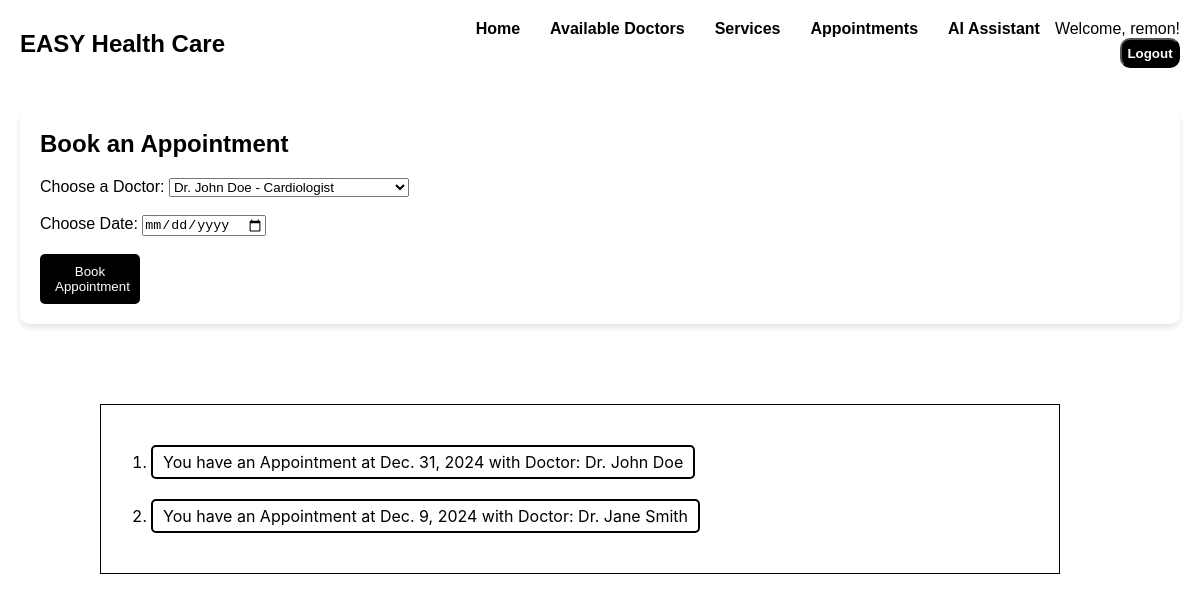
Screenshot of /appointment (signed in) with the database file from the repository.
### main_site/models.py (models this page shows, shortened)
class BookAppointment(models.Model):
    user = models.ForeignKey(User, on_delete=models.CASCADE, related_name="user_appointments")
    doc_name = models.CharField(max_length=50)
    app_date = models.DateField()
    timestamp = models.DateField(default=now)

### main_site/views.py (the view)
# urls.py: path('appointment', views.appointment, name="Appointment")
def appointment(requests):
    if requests.method == "POST":
        user = requests.user
        doctor = requests.POST.get('doctor')
        app_date = requests.POST.get('date')
        book_app = BookAppointment.objects.create(user=user, doc_name=doctor, app_date=app_date)
        return redirect('/appointment')
    user = requests.user
    my_appointment  = user.user_appointments.all()
    context = {
        "appointments": my_appointment,
    }
    return render(requests, 'appointments.html',  context=context)

### templates/appointments.html (shortened to what this page needs)
{% load static %}
<!DOCTYPE html>
<html lang="en">
<head>
    <link rel="stylesheet" href="{% static "styles.css" %}">
    <link rel="stylesheet" href="{% static "appointment_styles.css" %}">
</head>
<body>
    <nav class="navbar">
        <div class="navbar-content">
            <h1>EASY Health Care</h1>
            <ul>
                <li><a href="/">Home</a></li>
                <li><a href="/#doctors">Available Doctors</a></li>
                <li><a href="/#services">Services</a></li>
                <li><a href="/appointment">Appointments</a></li>
                <li><a href="/assistant">AI Assistant</a></li>
                {% if user.is_authenticated %}
        <div class="user_info">
            <span>Welcome, {{ user.username }}!</span>
            <form method="post" action="/logout">
                <input type="submit" value="Logout">
            </form>
        </div>
        {% else %}
        <div class="user">
                    <a href="/login">Login</a>
                    <a href="/register">Register</a>
                </div>
                {% endif %}
            </ul>
        </div>
    </nav>
    <section id="appointments" class="section">
        <div class="glass-card">
            <h2>Book an Appointment</h2>
            <form id="appointmentForm" method="POST" action="/appointment">
                <label for="doctor">Choose a Doctor:</label>
                <select id="doctor" name="doctor" required>
                    <option value="Dr. John Doe">Dr. John Doe - Cardiologist</option>
                </select>
                <br><br>
                <label for="date">Choose Date:</label>
                <input type="date" id="date" name="date" required>
                <br><br>
                <button type="submit">Book Appointment</button>
            </form>
        </div>
    </section>
    <section id="appointments">
        <div class="app_list">
            <ul>{% for appointment in appointments %}
                <li>You have an Appointment at {{appointment.app_date}} with Doctor: {{appointment.doc_name}}</li>
               {% endfor %}
            </ul>
        </div>
    </section>
</body>
</html>

### static/styles.css (style rules this page uses)
* { margin: 0; padding: 0; box-sizing: border-box; }
body { background-color: white; color: black; font-family: Arial, sans-serif; }
.navbar { position: fixed; top: 0; width: 100%; background: rgba(255, 255, 255, 0.8); backdrop-filter: blur(10px); padding: 20px; z-index: 1000; }
.navbar-content { display: flex; justify-content: space-between; align-items: center; }
.navbar ul { list-style-type: none; display: flex; }
.navbar ul li { margin: 0 15px; }
.navbar ul li a { color: black; text-decoration: none; font-weight: bold; }
.user_info { display: flex; flex-direction: column; }
.user_info form input { width: 60px; height: 30px; color: white; background-color: black; float: right; border-radius: 10px; font-weight: 600; cursor: pointer; }
.section { padding: 50px 20px; margin-top: 60px; }
.glass-card { background: rgba(255, 255, 255, 0.3); border-radius: 10px; padding: 20px; backdrop-filter: blur(15px); box-shadow: 0 4px 6px rgba(0, 0, 0, 0.1); }
.glass-card h2 { margin-bottom: 20px; }
button { background-color: black; color: white; border: none; padding: 10px 15px; border-radius: 5px; max-width: 100px; cursor: pointer; }

### static/appointment_styles.css (style rules this page uses)
.app_list { display: flex; width: 100%; }
.app_list ul { width: 80%; margin: 30px 100px; border: 1px solid black; padding: 20px 40px; }
.app_list ul li { list-style: decimal; width: fit-content; border: 2px solid black; border-radius: 5px; padding: 5px 10px; margin: 20px 10px; font-family: -apple-system, BlinkMacSystemFont, 'Segoe UI', Roboto, Oxygen, Ubuntu, Cantarell, 'Open Sans', 'Helvetica Neue', sans-serif; }

### rows the page displays
BookAppointment: app_date "Dec. 31, 2024", doc_name "Dr. John Doe"
BookAppointment: app_date "Dec. 9, 2024", doc_name "Dr. Jane Smith"

### other values shown
{{ user.username }} "remon"
